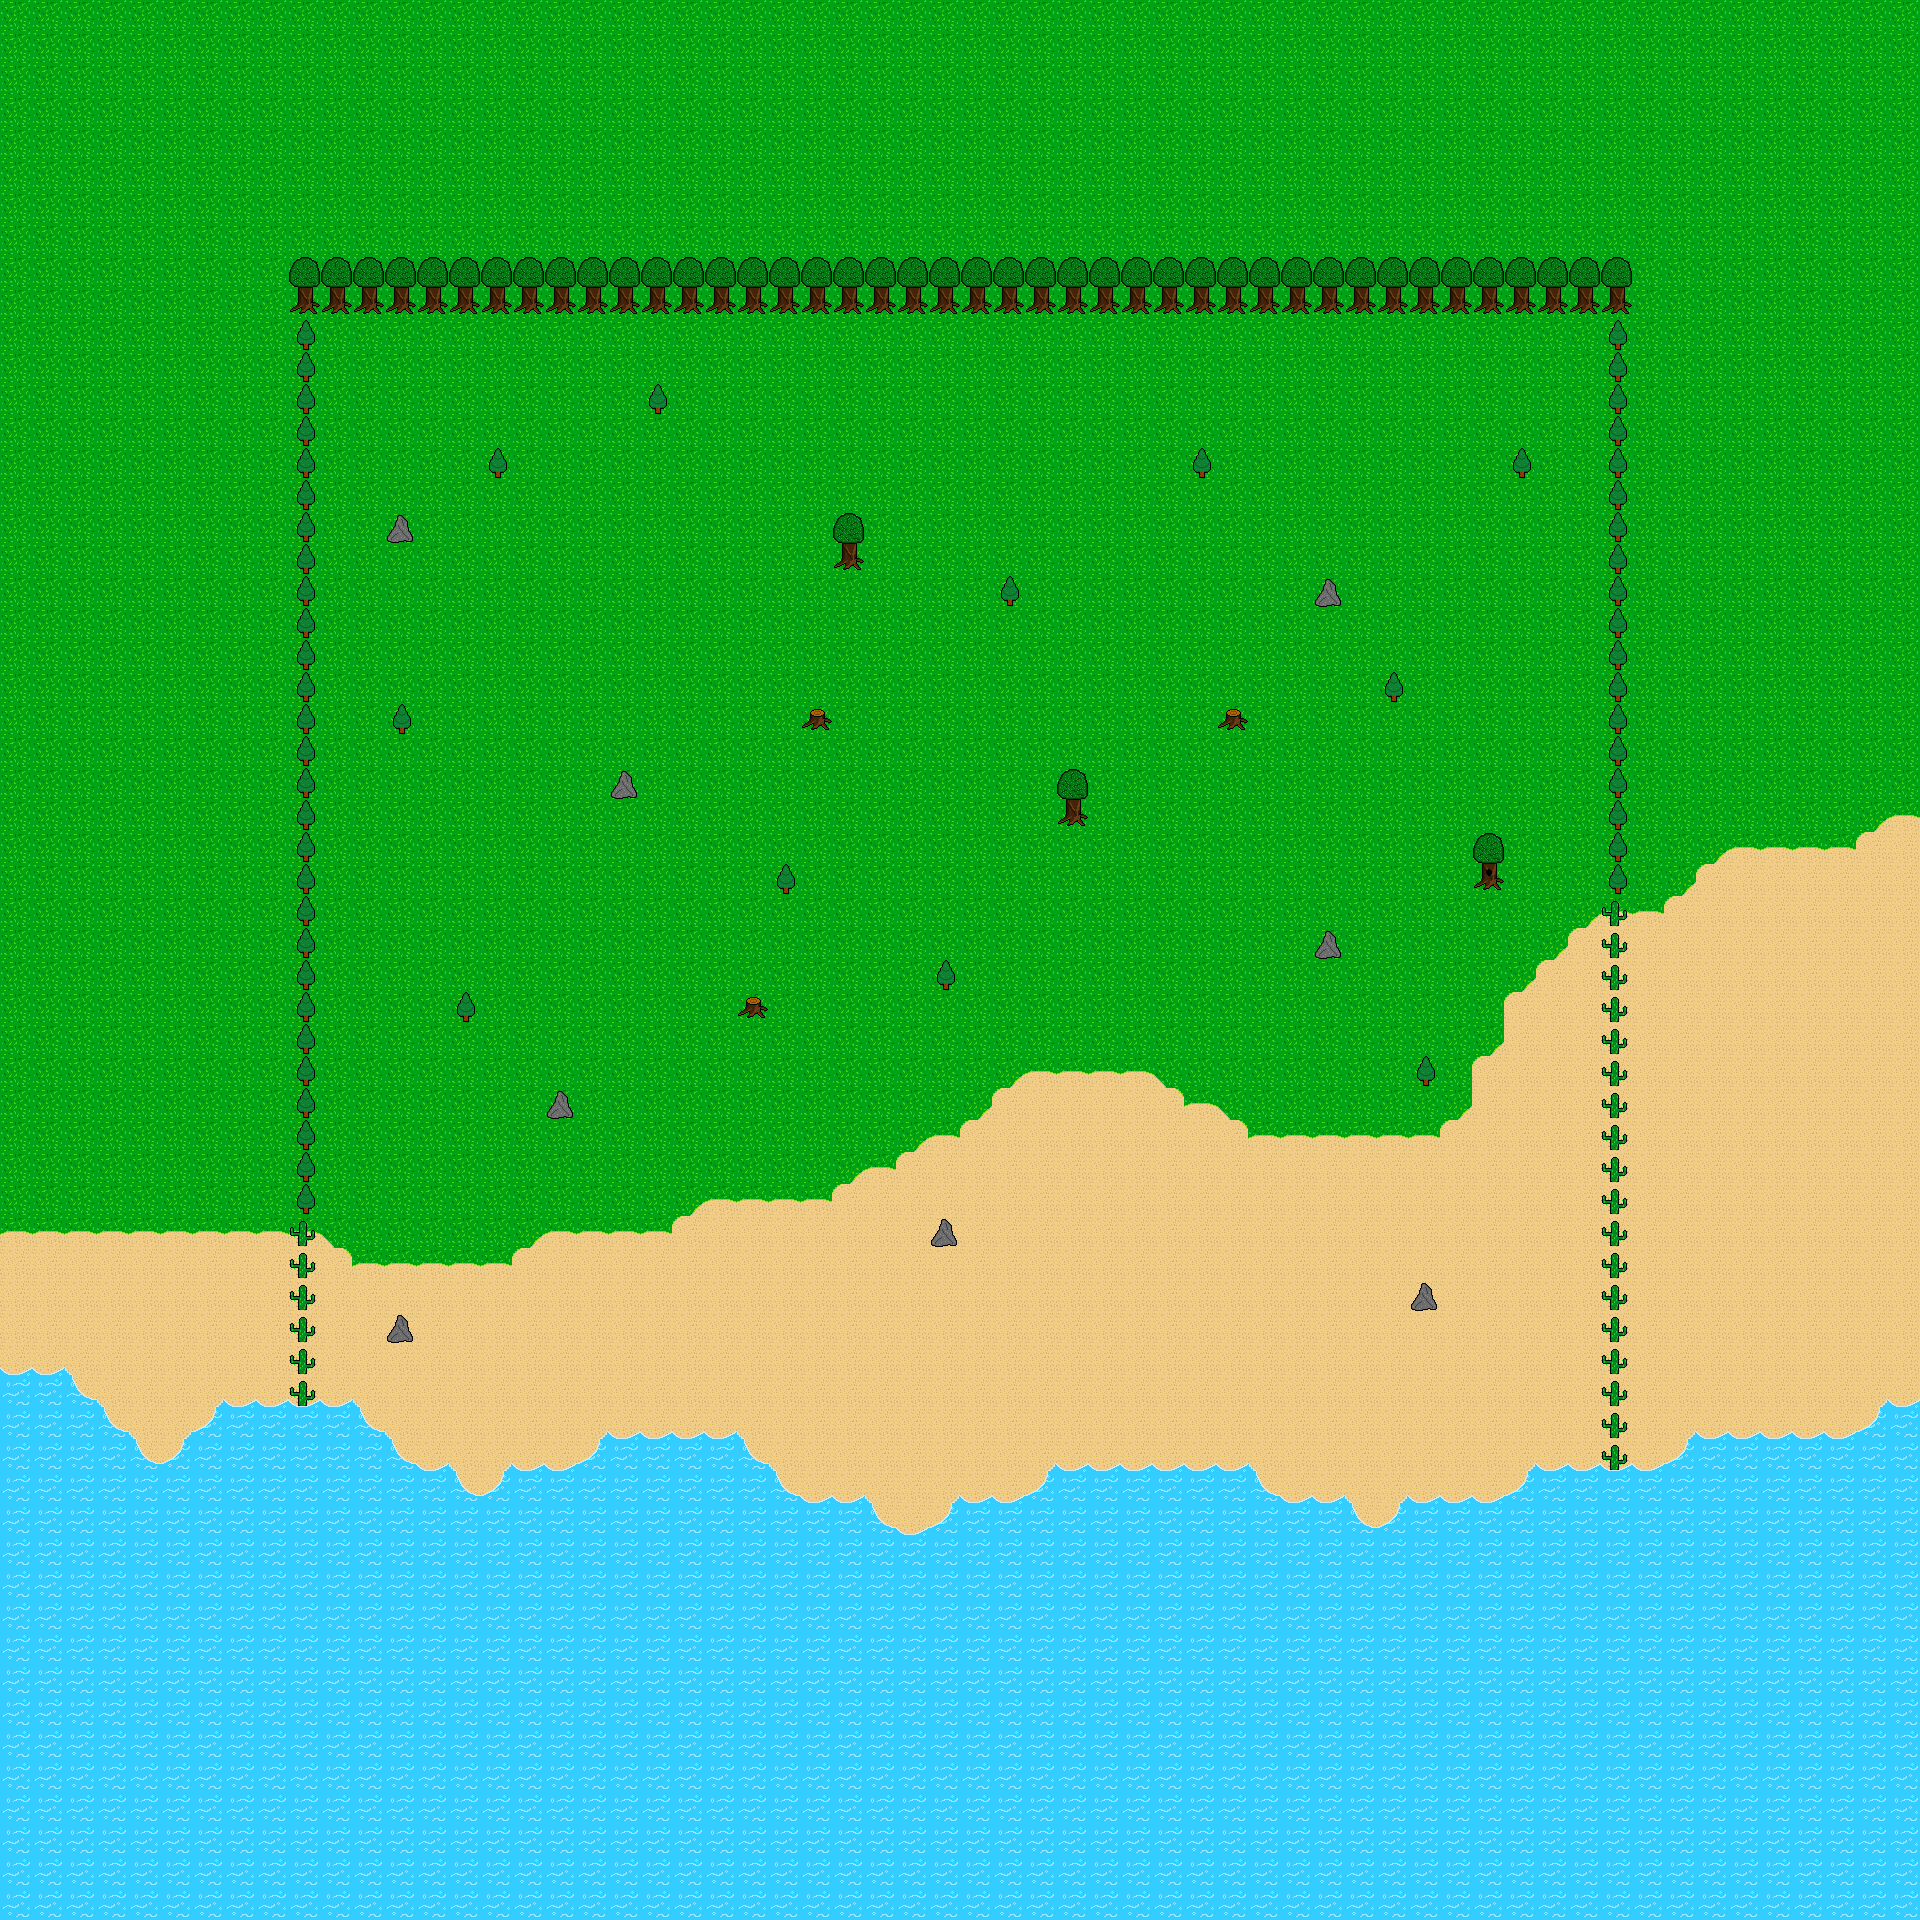

A 2D game scene composited from a Tiled map and its tileset images. What follows is a short description and the map's XML, with each tile layer's data collapsed to a summary:
An orthogonal 60x60 tile map with 32x32 px tiles, 3 tile layers (Background, Ground, Decoration) and 46 objects.

<map version="1.0" tiledversion="1.0.1" orientation="orthogonal" renderorder="left-down" width="60" height="60" tilewidth="32" tileheight="32" nextobjectid="47">
 <tileset firstgid="1" name="tileset1" tilewidth="32" tileheight="32" tilecount="256" columns="16">
  <image source="tileset1.png" width="512" height="512" />
 </tileset>
 <layer name="Background" width="60" height="60">
  <data>[3600 cells, 3600 non-empty, 3 distinct tile ids]</data>
 </layer>
 <layer name="Ground" width="60" height="60">
  <data>[3600 cells, 336 non-empty, 17 distinct tile ids]</data>
 </layer>
 <layer name="Decoration" width="60" height="60">
  <data>[3600 cells, 4 non-empty, 2 distinct tile ids]</data>
 </layer>
 <objectgroup name="MAP_COLLISION">
  <object id="1" x="288" y="256" width="32" height="1152" />
  <object id="2" x="384" y="1312" width="32" height="32" />
  <object id="3" x="448" y="992" width="32" height="32" />
  <object id="4" x="544" y="1088" width="32" height="32" />
  <object id="5" x="608" y="768" width="32" height="32" />
  <object id="6" x="384" y="704" width="32" height="32" />
  <object id="7" x="384" y="512" width="32" height="32" />
  <object id="8" x="480" y="448" width="32" height="32" />
  <object id="9" x="640" y="384" width="32" height="32" />
  <object id="10" x="832" y="512" width="32" height="64" />
  <object id="11" x="768" y="864" width="32" height="32" />
  <object id="12" x="928" y="960" width="32" height="32" />
  <object id="13" x="928" y="1216" width="32" height="32" />
  <object id="14" x="1056" y="768" width="32" height="64" />
  <object id="15" x="992" y="576" width="32" height="32" />
  <object id="16" x="1184" y="448" width="32" height="32" />
  <object id="17" x="1312" y="576" width="32" height="32" />
  <object id="18" x="1376" y="672" width="32" height="32" />
  <object id="19" x="1472" y="832" width="32" height="64" />
  <object id="20" x="1408" y="1056" width="32" height="32" />
  <object id="21" x="1312" y="928" width="32" height="32" />
  <object id="22" x="1504" y="448" width="32" height="32" />
  <object id="23" x="1408" y="1280" width="32" height="32" />
  <object id="24" x="1600" y="256" width="32" height="1216" />
  <object id="25" x="320" y="256" width="1280" height="64" />
  <object id="26" x="320" y="1408" width="32" height="32" />
  <object id="27" x="352" y="1440" width="32" height="32" />
  <object id="28" x="384" y="1472" width="32" height="32" />
  <object id="29" x="416" y="1472" width="32" height="32" />
  <object id="30" x="448" y="1504" width="32" height="32" />
  <object id="31" x="480" y="1504" width="32" height="32" />
  <object id="32" x="512" y="1472" width="64" height="32" />
  <object id="33" x="576" y="1472" width="32" height="32" />
  <object id="34" x="608" y="1440" width="128" height="32" />
  <object id="35" x="736" y="1472" width="32" height="32" />
  <object id="36" x="768" y="1504" width="96" height="32" />
  <object id="37" x="864" y="1536" width="96" height="32" />
  <object id="38" x="960" y="1504" width="64" height="32" />
  <object id="39" x="1024" y="1504" width="32" height="32" />
  <object id="40" x="1056" y="1472" width="192" height="32" />
  <object id="41" x="1248" y="1504" width="32" height="32" />
  <object id="42" x="1280" y="1504" width="64" height="32" />
  <object id="43" x="1344" y="1536" width="64" height="32" />
  <object id="44" x="1408" y="1504" width="96" height="32" />
  <object id="45" x="1504" y="1504" width="32" height="32" />
  <object id="46" x="1536" y="1472" width="64" height="32" />
 </objectgroup>
</map>
